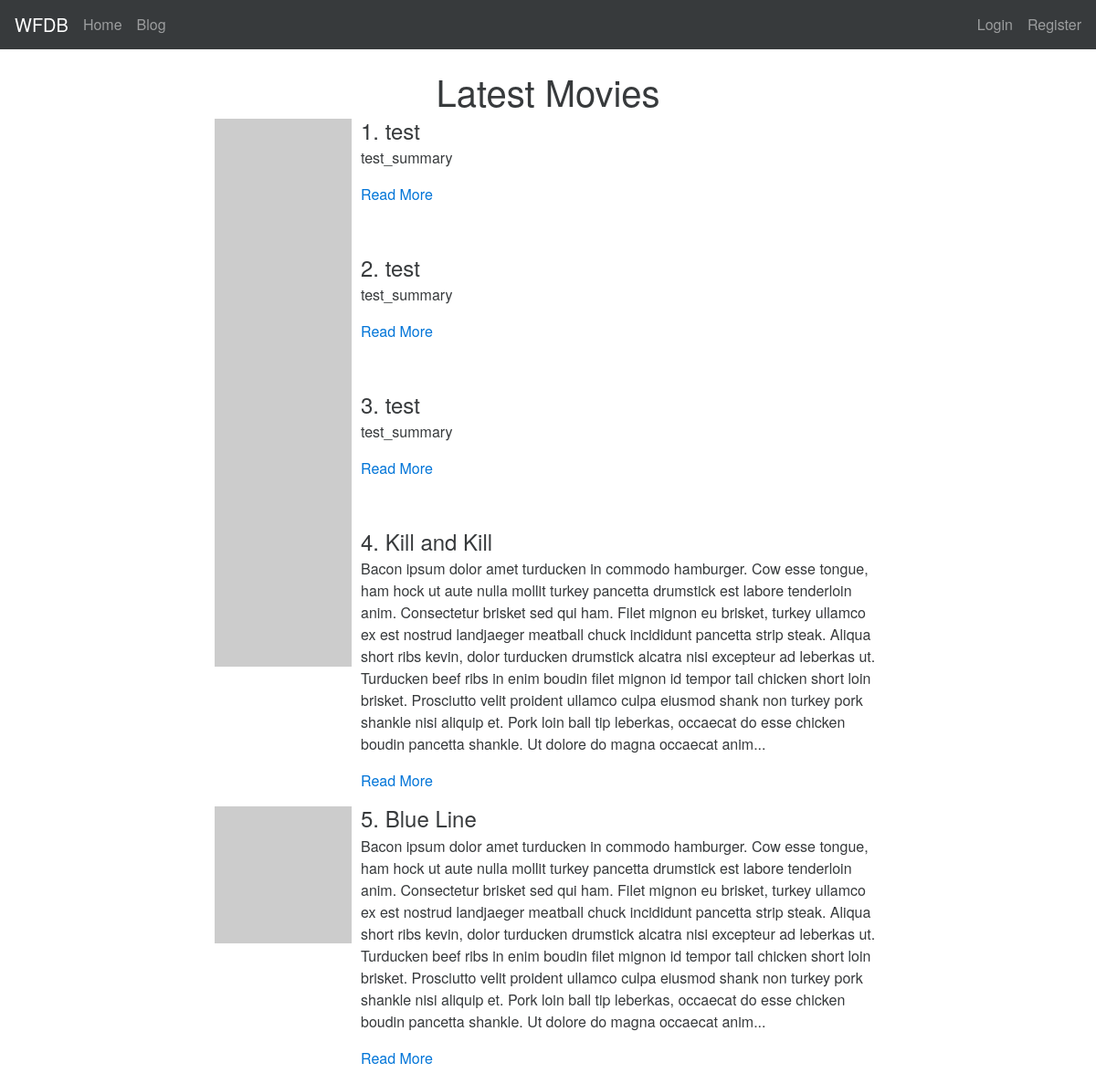
The page / on the database its author committed.
### wfdb/models.py (models this page shows, shortened)
class Movie(db.Model):
    id = db.Column(db.Integer(), primary_key=True)
    name = db.Column(db.String())
    release_date = db.Column(db.Date())
    director_id = db.Column(db.Integer(), db.ForeignKey('actor.id'))
    summary = db.Column(db.Text())

### wfdb/controllers/main.py (the view)
@main_blueprint.route("/")
def home():
    latest_movies = Movie.query.order_by(
        Movie.release_date.desc()
    ).limit(5).all()
    return render_template("index.html", latest_movies=latest_movies)

### wfdb/templates/main/index.html (shortened to what this page needs)
{% extends "base.html" %}
{% block body %}
    <div class="row">
        <div class="col-md-12">
            <h1 class="text-xs-center">Latest Movies</h1>
        </div>
    </div>
	{% for movie in latest_movies %}
        <div class="row">
            <div class="col-md-8 col-md-offset-2">
                <div class="media">
                    <div class="media-left">
                        <a href="#">
                            <img class="media-object" src="http://placehold.it/150x150">
                        </a>
                    </div>
                    <div class="media-body">
                        <h4 class="media-heading">{{loop.index}}. {{ movie.name }}</h4>
                        <p>{{ movie.summary | truncate(700) }}</p>
                        <p><a href="{{ url_for('main.movie', movie_id=movie.id) }}">Read More</a></p>
                    </div>
                </div>
            </div>
        </div>
	{% endfor %}
{% endblock %}

### wfdb/templates/base.html (shortened to what this page needs)
<!DOCTYPE html>
<html>
    <head>
        <link rel="stylesheet" href="{{ url_for('static', filename='css/bootstrap.min.css') }}"></script>
    </head>
    <body>
        <nav class="navbar navbar-full navbar-dark bg-inverse">
          <a class="navbar-brand" href="#">WFDB</a>
          <ul class="nav navbar-nav">
            <li class="nav-item"><a class="nav-link" href="{{ url_for('main.home') }}">Home</a></li>
            <li class="nav-item"><a class="nav-link" href="{{ url_for('blog.blog') }}">Blog</a></li>
          </ul>
          <ul class="nav navbar-nav pull-xs-right">
              {% if current_user.is_authenticated %}
              <li class="nav-item"><a class="nav-link" href="{{ url_for('main.logout') }}">Logout</a></li>
              {% else %}
              <li class="nav-item"><a class="nav-link" href="{{ url_for('main.login') }}">Login</a></li>
              <li class="nav-item"><a class="nav-link" href="{{ url_for('main.register') }}">Register</a></li>
              {% endif %}
          </ul>
        </nav>
        <br>
        <div class="container">
            {% block body %}
            {% endblock %}
        </div>
    </body>
</html>

### rows shown on the page
Movie: name "test", summary "test_summary"
Movie: name "test", summary "test_summary"
Movie: name "test", summary "test_summary"
Movie: name "Kill and Kill", summary "Bacon ipsum dolor amet turducken in commodo hamburger. Cow esse tongue, ham hock ut aute nulla mollit turkey pancetta drumstick est labore tenderloin anim. Consectetur brisket sed qui ham. Filet mignon eu brisket, turkey ullamco ex est nostrud landjaeger meatball chuck incididunt pancetta strip steak. Aliqua short ribs kevin, dolor turducken drumstick alcatra nisi excepteur ad leberkas ut. Turducken beef ribs in enim boudin filet mignon id tempor tail chicken short loin brisket. Prosciutto velit proident ullamco culpa eiusmod shank non turkey pork shankle nisi aliquip et. Pork loin ball tip leberkas, occaecat do esse chicken boudin pancetta shankle. Ut dolore do magna occaecat anim..."
Movie: name "Blue Line", summary "Bacon ipsum dolor amet turducken in commodo hamburger. Cow esse tongue, ham hock ut aute nulla mollit turkey pancetta drumstick est labore tenderloin anim. Consectetur brisket sed qui ham. Filet mignon eu brisket, turkey ullamco ex est nostrud landjaeger meatball chuck incididunt pancetta strip steak. Aliqua short ribs kevin, dolor turducken drumstick alcatra nisi excepteur ad leberkas ut. Turducken beef ribs in enim boudin filet mignon id tempor tail chicken short loin brisket. Prosciutto velit proident ullamco culpa eiusmod shank non turkey pork shankle nisi aliquip et. Pork loin ball tip leberkas, occaecat do esse chicken boudin pancetta shankle. Ut dolore do magna occaecat anim..."
